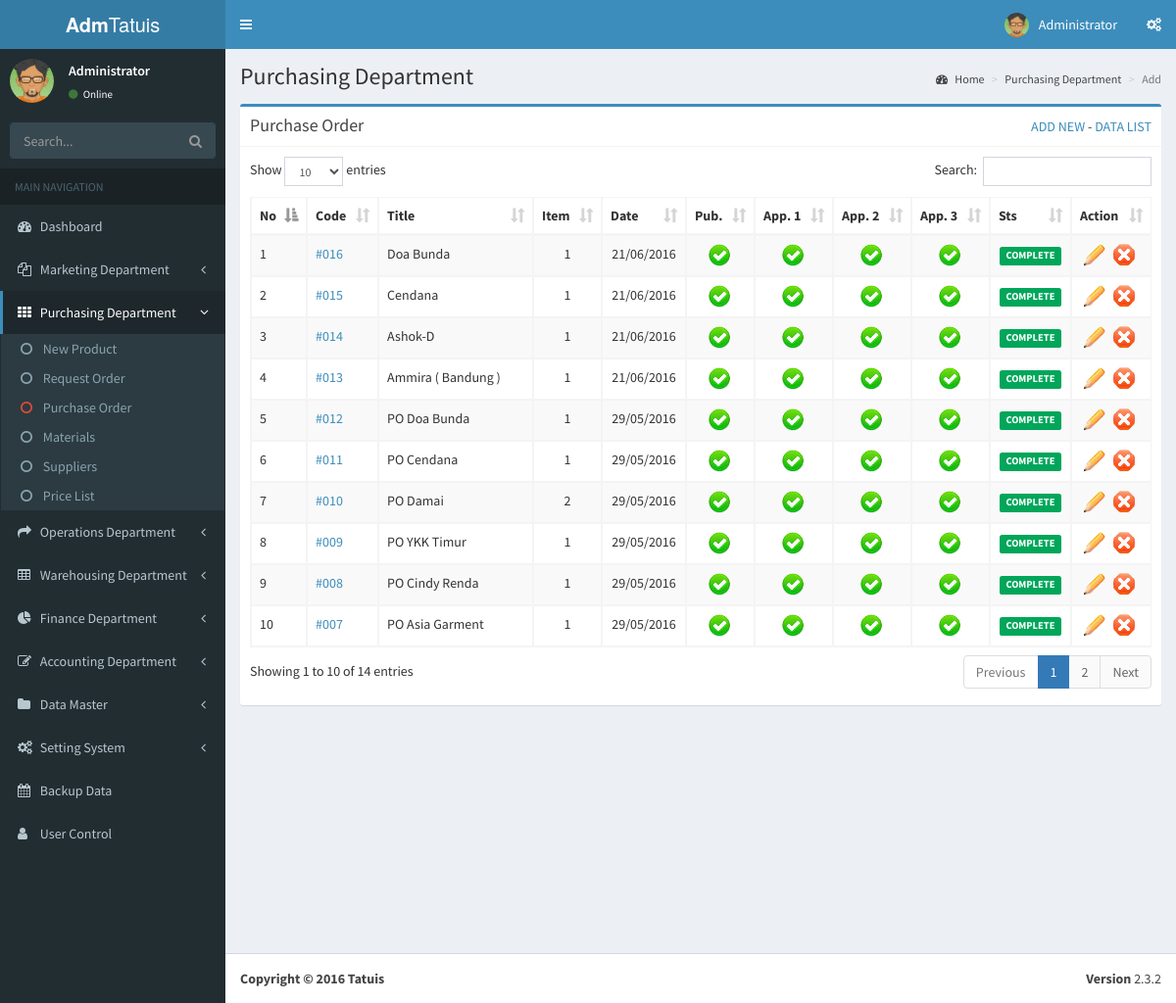
The app's page /?m=purchasing&s=purchasing&l=po&open=3 (signed in) with its own data.
### tables this page shows
CREATE TABLE IF NOT EXISTS `user` (
  `id` int(11) NOT NULL AUTO_INCREMENT,
  `username` varchar(50) NOT NULL,
  `password` varchar(30) NOT NULL,
  `name` varchar(50) NOT NULL,
  `level` int(1) NOT NULL,
  `department` int(11) NOT NULL,
  `image` text NOT NULL,
  `keterangan` text NOT NULL,
  `status` int(1) NOT NULL,
  PRIMARY KEY (`id`)
);

CREATE TABLE IF NOT EXISTS `tbl_po_header` (
  `id` int(11) NOT NULL,
  `title` varchar(100) NOT NULL,
  `supplier` int(5) NOT NULL,
  `created_date` varchar(20) NOT NULL,
  `due_date` varchar(20) NOT NULL,
  `correction` text NOT NULL,
  `correction_by` int(5) NOT NULL,
  `approve1` int(1) NOT NULL,
  `approve2` int(1) NOT NULL,
  `approve3` int(1) NOT NULL,
  `published` int(1) NOT NULL,
  `status` int(1) NOT NULL,
  PRIMARY KEY (`id`)
);

### applications/config/common.php (called while the page is built, shortened)
<?php
$template="assets/TemplateTatuis";
?>

### applications/modules/purchasing/po.php (the view, shortened to what this page needs)
<section class="content-header">
  <h1>
	Purchasing Department
  </h1>
  <ol class="breadcrumb">
	<li><a href="#"><i class="fa fa-dashboard"></i> Home</a></li>
	<li><a href="#">Purchasing Department</a></li>
	<li class="active"><?php if(empty($_GET['p']) || $_GET['p']=='add'){?>Add<?}else{?>List<?}?></li>
  </ol>
</section>
<section class="content">
	<div class="row">
		<div class="col-md-12">
		  <div class="box box-primary">
			<div class="box-header with-border">
				<h3 class="box-title">
					Purchase Order
				</h3>
			  <div class="pull-right">
				<a href="?m=<?=$_GET['m']?>&s=<?=$_GET['s']?>&l=<?=$_GET['l']?>&p=add&open=<?=$_GET['open']?>">ADD NEW</a> -
				<a href="?m=<?=$_GET['m']?>&s=<?=$_GET['s']?>&l=<?=$_GET['l']?>&p=list&open=<?=$_GET['open']?>">DATA LIST</a>
			  </div>
			</div>
			<?php
			switch($_GET['p']){
				case 'add':?>
				<?break;
				default:?>
					<div class="box-body">
						<table id="example1" class="table table-bordered table-striped">
							<thead>
							<tr>
							  <th>No</th>
							  <th>Code</th>
							  <th>Title</th>
							  <th>Item</th>
							  <th>Date</th>
							  <th>Pub.</th>
							  <th>App. 1</th>
							  <th>App. 2</th>
							  <th>App. 3</th>
							  <th>Sts</th>
							  <th>Action</th>
							</tr>
							</thead>
							<tbody>
							<?php
							$nourut=0;
							$query_po=$query("select * from tbl_po_header order by id DESC");
							while($row_po=$fetch($query_po)){
							$query_item=$query("select * from tbl_po_item where po_header='$row_po[id]' and item!=0");
							$jml_item=$rows($query_item);
							$item=number_format($jml_item);
							$approve=$row_po['approve1']+$row_po['approve2']+$row_po['approve3'];
							$nourut++;
							if($row_po['published']==0){
								$published="<a href='?m=$_GET[m]&s=$_GET[s]&l=$_GET[l]&p=$_GET[p]&open=$_GET[open]&action=published&id=$row_po[id]'><img src='$template/dist/img/silang.png'></a>";
							}
							else{
								$published="<a href='?m=$_GET[m]&s=$_GET[s]&l=$_GET[l]&p=$_GET[p]&open=$_GET[open]&action=unpublished&id=$row_po[id]'><img src='$template/dist/img/ceklist.png'></a>";
							}
							if(empty($row_po['approve1'])){
								$approve1="<img src='$template/dist/img/silang.png'>";
							}
							else{
								$approve1="<img src='$template/dist/img/ceklist.png'>";
							}
							if(empty($row_po['approve2'])){
								$approve2="<img src='$template/dist/img/silang.png'>";
							}
							else{
								$approve2="<img src='$template/dist/img/ceklist.png'>";
							}
							if(empty($row_po['approve3'])){
								$approve3="<img src='$template/dist/img/silang.png'>";
							}
							else{
								$approve3="<img src='$template/dist/img/ceklist.png'>";
							}
							if($approve==3){
								$status="<small class='label center bg-green'>COMPLETE</small>";
							}
							else{
								$status="<small class='label center bg-red'>ON PROCESS</small>";
							}
								?>
									<tr id="tr_table">
										<td width="30"><?=$nourut?></td>
										<td align="left"><a href="print-po.php?id=<?=$row_po['id']?>" target="_blank">#<?=sprintf('%03d',$row_po['id'])?></a>
										</td>
										<td align="left"><?=$row_po['title']?></td>
										<td align="center"><?=$item?></td>
										<td align="center"><?=$row_po['due_date']?></td>
										<td align="center"><?=$published?></td>
										<td align="center"><?=$approve1?></td>
										<td align="center"><?=$approve2?></td>
										<td align="center"><?=$approve3?></td>
										<td align="center"><?=$status?></td>
										<td>
											<a href="?m=<?=$_GET['m']?>&s=<?=$_GET['s']?>&l=<?=$_GET['l']?>&p=add&edit=1&open=<?=$_GET['open']?>&id=<?=$row_po['id']?>"><img src="<?=$template?>/dist/img/edit.png"></a>
											<a href="#" onClick='confirmation(<?=$row_po['id']?>)'><img src="<?=$template?>/dist/img/delete.png"></a>
										</td>
									</tr>
								<?
							}?>
						  </table>
						</div>
				<?break;
			}
			?>
		  </div>
		</div>
	</div>
</section>

### assets/TemplateTatuis/index.php (shortened to what this page needs)
<!DOCTYPE html>
<html>
<head>
  <link rel="stylesheet" href="<?=$template?>/plugins/select2/select2.min.css">
  <link rel="stylesheet" href="<?=$template?>/bootstrap/css/bootstrap.min.css">
  <link rel="stylesheet" href="https://maxcdn.bootstrapcdn.com/font-awesome/4.4.0/css/font-awesome.min.css">
  <link rel="stylesheet" href="<?=$template?>/plugins/colorpicker/bootstrap-colorpicker.min.css">
  <link rel="stylesheet" href="<?=$template?>/plugins/timepicker/bootstrap-timepicker.min.css">
  <link rel="stylesheet" href="<?=$template?>/plugins/iCheck/all.css">
  <link rel="stylesheet" href="<?=$template?>/plugins/datatables/dataTables.bootstrap.css">
  <link rel="stylesheet" href="<?=$template?>/plugins/daterangepicker/daterangepicker-bs3.css">
  <link rel="stylesheet" href="<?=$template?>/plugins/bootstrap-wysihtml5/bootstrap3-wysihtml5.min.css">
  <link rel="stylesheet" href="https://code.ionicframework.com/ionicons/2.0.1/css/ionicons.min.css">
  <link rel="stylesheet" href="<?=$template?>/plugins/jvectormap/jquery-jvectormap-1.2.2.css">
  <link rel="stylesheet" href="<?=$template?>/dist/css/AdminLTE.min.css">
  <link rel="stylesheet" href="<?=$template?>/dist/css/skins/_all-skins.min.css">
</head>
<body class="hold-transition skin-blue sidebar-mini">
<div class="wrapper">
  <header class="main-header">
    <a href="index2.html" class="logo">
      <span class="logo-lg"><b>Adm</b>Tatuis</span>
    </a>
    <nav class="navbar navbar-static-top" role="navigation">
      <a href="#" class="sidebar-toggle" data-toggle="offcanvas" role="button">
      </a>
      <div class="navbar-custom-menu">
        <ul class="nav navbar-nav">
          <li class="dropdown user user-menu">
            <a href="#" class="dropdown-toggle" data-toggle="dropdown">
              <img src="upload/<?=$S_avatar?>" class="user-image" alt="<?=$S_name?>">
              <span class="hidden-xs"><?=$S_name?></span>
            </a>
              </li>
            </ul>
          <li>
            <a href="#" data-toggle="control-sidebar"><i class="fa fa-gears"></i></a>
          </li>
      </div>
    </nav>
  </header>
  <aside class="main-sidebar">
    <section class="sidebar">
      <div class="user-panel">
        <div class="pull-left image">
          <img src="upload/<?=$S_avatar?>" class="img-circle" alt="<?=$S_name?>">
        </div>
        <div class="pull-left info">
          <p><?=$S_name?></p>
          <a href="#"><i class="fa fa-circle text-success"></i> Online</a>
        </div>
      </div>
      <form action="#" method="get" class="sidebar-form">
        <div class="input-group">
          <input type="text" name="q" class="form-control" placeholder="Search...">
              <span class="input-group-btn">
                <button type="submit" name="search" id="search-btn" class="btn btn-flat"><i class="fa fa-search"></i>
                </button>
              </span>
        </div>
      </form>
      <?php include("applications/models/menu.php");?>
    </section>
  </aside>
  <div class="content-wrapper">
	<?php
	switch($_GET['m']){
		case'purchasing':include("applications/modules/purchasing/purchasing.php");break;
	}
	?>
  </div>
  <footer class="main-footer">
    <div class="pull-right hidden-xs">
      <b>Version</b> 2.3.2
    </div>
    <strong>Copyright &copy; 2016 Tatuis
  </footer>
</div>
</body>
</html>

### records on screen
user: image (picture), name "Administrator"
tbl_po_header: id "016", title "Doa Bunda", item "1", due_date "21/06/2016", approve1 "COMPLETE"
tbl_po_header: id "015", title "Cendana", item "1", due_date "21/06/2016", approve1 "COMPLETE"
tbl_po_header: id "014", title "Ashok-D", item "1", due_date "21/06/2016", approve1 "COMPLETE"
tbl_po_header: id "013", title "Ammira ( Bandung )", item "1", due_date "21/06/2016", approve1 "COMPLETE"
tbl_po_header: id "012", title "PO Doa Bunda", item "1", due_date "29/05/2016", approve1 "COMPLETE"
tbl_po_header: id "011", title "PO Cendana", item "1", due_date "29/05/2016", approve1 "COMPLETE"
tbl_po_header: id "010", title "PO Damai", item "2", due_date "29/05/2016", approve1 "COMPLETE"
tbl_po_header: id "009", title "PO YKK Timur", item "1", due_date "29/05/2016", approve1 "COMPLETE"
tbl_po_header: id "008", title "PO Cindy Renda", item "1", due_date "29/05/2016", approve1 "COMPLETE"
tbl_po_header: id "007", title "PO Asia Garment", item "1", due_date "29/05/2016", approve1 "COMPLETE"
